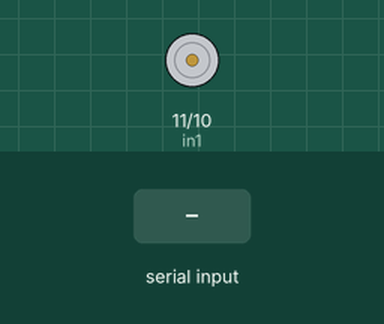
A sketch run on a simulated Arduino Uno, built with avr-gcc and run on an emulated ATmega328P. Shown: motor-driver pin pairs drawn as motors (green arrow = first pin HIGH = forward, orange = second pin HIGH = backward, longer = more drive, scaled by the enable pin). Inputs (shaded band) come from the test bench. What the sketch prints to the serial monitor is not drawn.

Above: at 1.2 s.
1.3 s: "1" received over Serial
At 2.1 s:
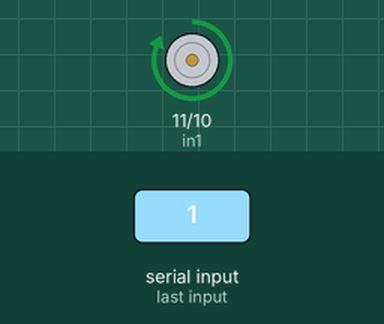
4.3 s: "2" received over Serial
At 4.6 s:
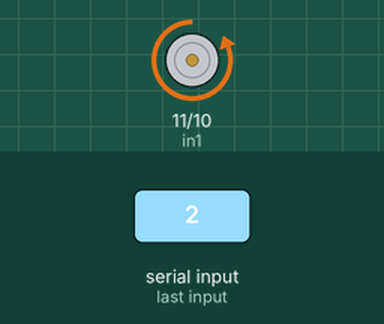
7.3 s: "3" received over Serial
At 8.1 s:
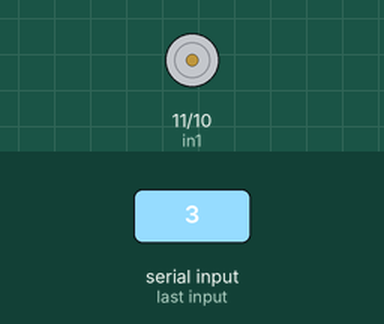
8.8 s: "1" received over Serial
11.8 s: "2" received over Serial
14.8 s: "0" received over Serial
Timing chart, 0 to 17.3 s (numbered marks = the images above; inputs shaded):
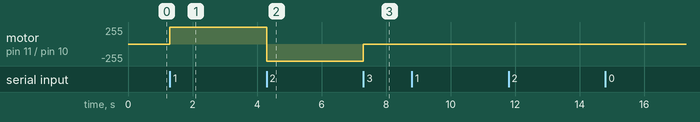

The sketch:

Arduino_Part.ino
```cpp
int data;
int en=12;
int in1=11;
int in2=10;
void setup() {
  Serial.begin(9600);
  pinMode(en,OUTPUT);
  digitalWrite(en,HIGH);
  pinMode(in1,OUTPUT);
  pinMode(in2,OUTPUT);
  digitalWrite(in1,LOW);
  digitalWrite(in2,LOW);
}

void loop() {
  while(Serial.available())
  {
    data=Serial.read();
    Serial.write(data);
  }
  if (data=='1')
  {digitalWrite(in1,HIGH);
  digitalWrite(in2,LOW);
  delay(1000);
  }
  if (data=='2')
  {digitalWrite(in1,LOW);
  digitalWrite(in2,HIGH);
  delay(1000);
  }
  if(data=='0')
  {digitalWrite(in1,LOW);
   digitalWrite(in2,LOW);
  }
  if(data=='3')
 digitalWrite(en,LOW);
 digitalWrite(in1,LOW);
   digitalWrite(in2,LOW);
}
```

Measured:
- after the input at 1.3 s, motor on pin 11 (in1) / pin 10 (in2): stopped → forward 255/255 at once
- after the input at 4.3 s, motor on pin 11 (in1) / pin 10 (in2): forward 255/255 → backward 255/255 at once
- after the input at 7.3 s, motor on pin 11 (in1) / pin 10 (in2): backward 255/255 → stopped at once
